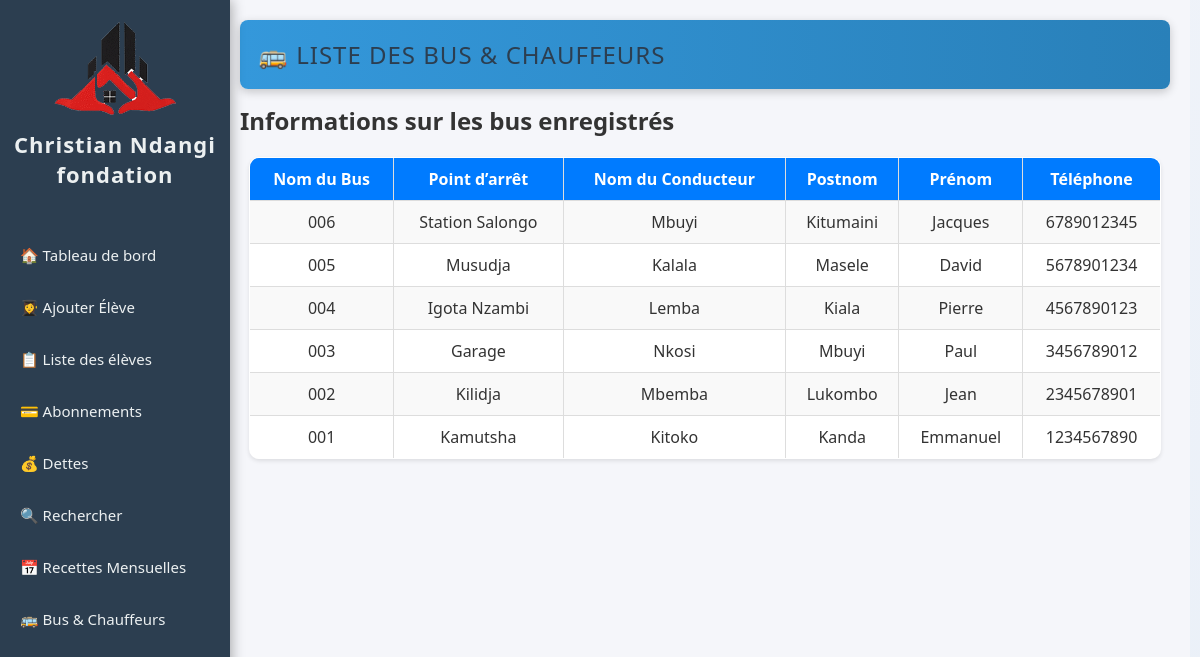
The page /.history/transport_20251112194955.php on the database as committed earlier.
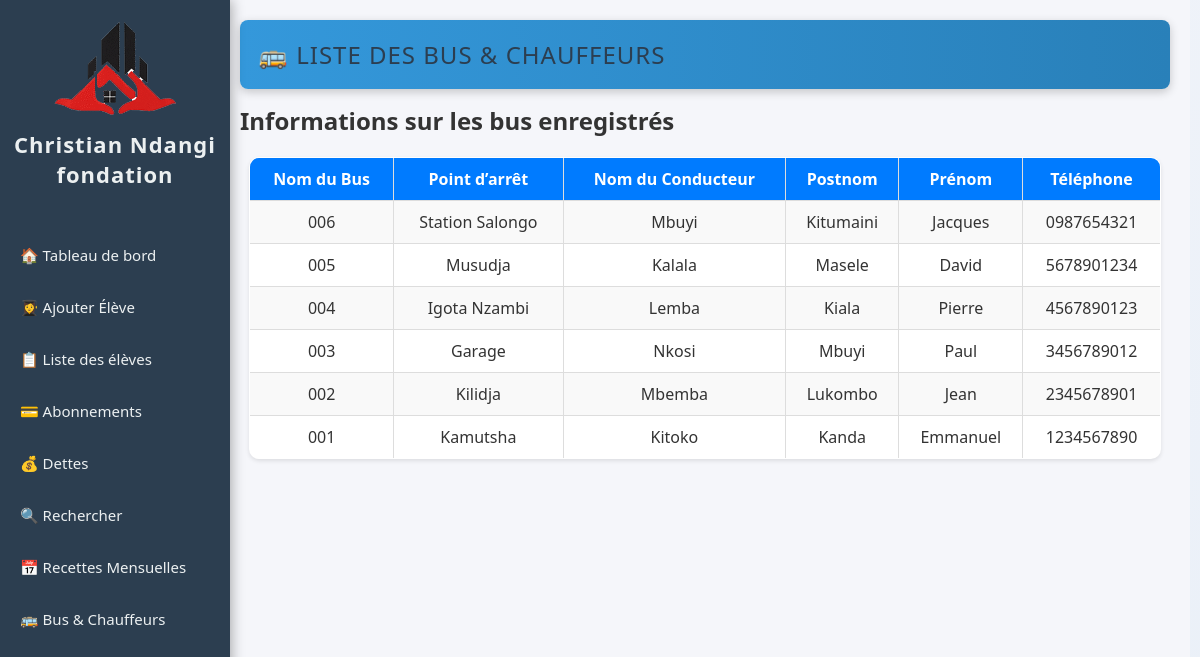
The same page on the database as committed later.
### tables this page shows
CREATE TABLE `bus` (
  `id` int(11) NOT NULL AUTO_INCREMENT,
  `nom_bus` varchar(20) DEFAULT NULL,
  `point_arret` enum('Kamutsha','Kilidja','Garage','Igota Nzambi','Musudja','Station Salongo','Route ByPass','Route Biangana') DEFAULT NULL,
  `conducteur_nom` varchar(50) DEFAULT NULL,
  `conducteur_postnom` varchar(50) DEFAULT NULL,
  `conducteur_prenom` varchar(50) DEFAULT NULL,
  `conducteur_tel` varchar(10) DEFAULT NULL,
  PRIMARY KEY (`id`)
);

### .history/transport_20251112194955.php (the view, shortened to what this page needs)
<?php
require 'db/database.php';
$stmt = $pdo->query("SELECT * FROM bus ORDER BY id DESC");
$bus = $stmt->fetchAll(PDO::FETCH_ASSOC);
?>
<!DOCTYPE html>
<html lang="fr">
<head>
    <link rel="stylesheet" href="css/style.css">
</head>
<body>
    <?php include 'sidebar.php'; ?>
    <div class="main-content">
        <header>🚌 Liste des Bus & Chauffeurs</header>
        <h2>Informations sur les bus enregistrés</h2>
        <?php if (!empty($bus)): ?>
        <table>
            <tr>
                <th>Nom du Bus</th>
                <th>Point d’arrêt</th>
                <th>Nom du Conducteur</th>
                <th>Postnom</th>
                <th>Prénom</th>
                <th>Téléphone</th>
            </tr>
            <?php foreach ($bus as $b): ?>
            <tr>
                <td><?= htmlspecialchars($b['nom_bus']) ?></td>
                <td><?= htmlspecialchars($b['point_arret']) ?></td>
                <td><?= htmlspecialchars($b['conducteur_nom']) ?></td>
                <td><?= htmlspecialchars($b['conducteur_postnom']) ?></td>
                <td><?= htmlspecialchars($b['conducteur_prenom']) ?></td>
                <td><?= htmlspecialchars($b['conducteur_tel']) ?></td>
            </tr>
            <?php endforeach; ?>
        </table>
        <?php else: ?>
            <p>Aucun bus enregistré dans la base de données.</p>
        <?php endif; ?>
    </div>
</body>
</html>

Rows that differ between the two databases and show on the page:
changed bus "Station Salongo": conducteur_tel "6789012345" → "0987654321"
